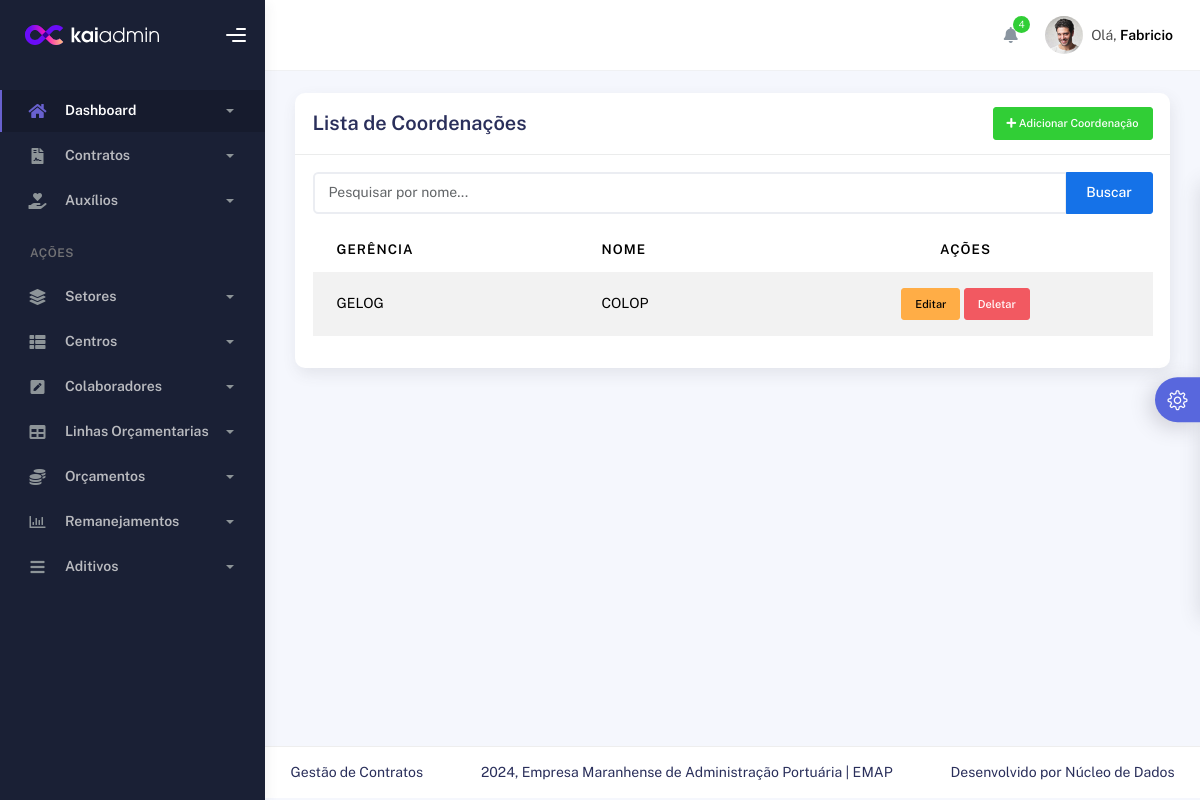
The app's page /contratos/listarcoordenacoes/, older data.
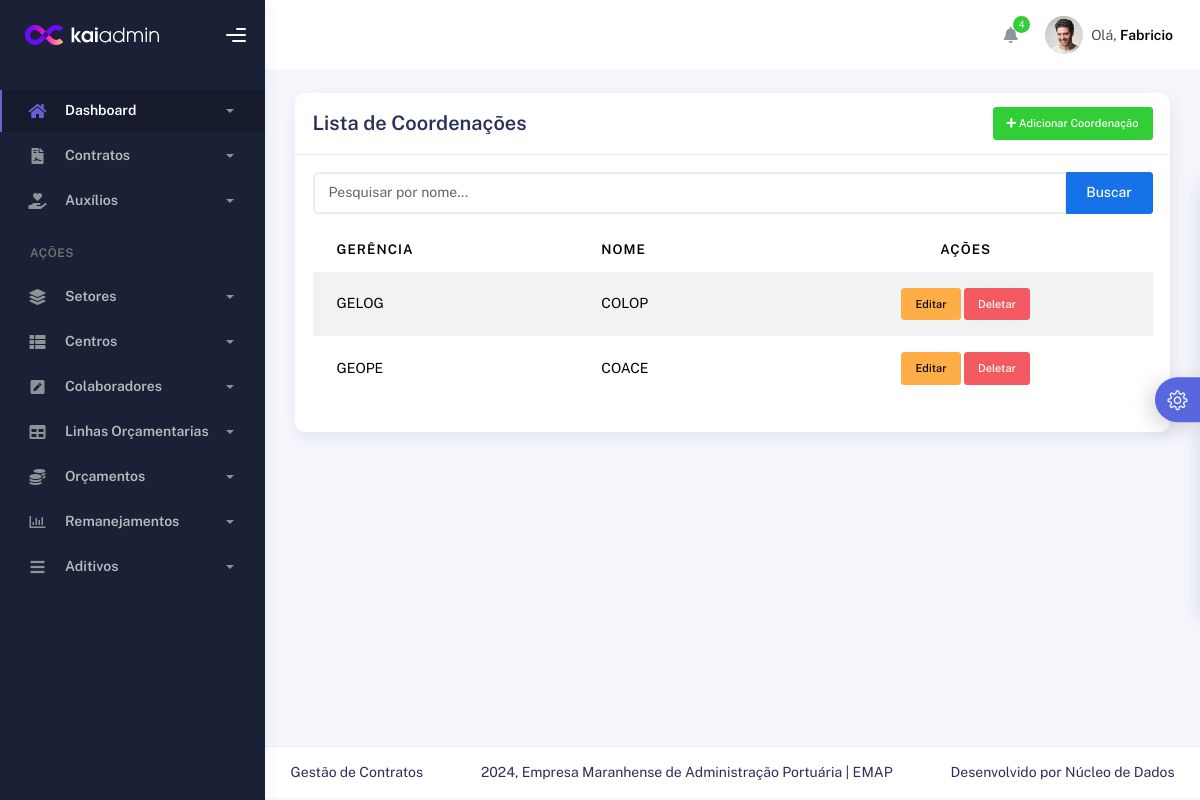
The same page, newer data.
### contract/models.py (models this page shows, shortened)
class Coordenacao(models.Model):
    nome = models.CharField(max_length=100)
    gerencia = models.ForeignKey(Gerencia, on_delete=models.CASCADE, related_name='coordenacoes')
    class Meta:
        verbose_name = 'Coordenação'
        verbose_name_plural = 'Coordenações'
        unique_together = ('gerencia','nome')

class Gerencia(models.Model):
    nome = models.CharField(max_length=100)
    direcao = models.ForeignKey(Direcao, on_delete=models.CASCADE, related_name='gerencias')
    class Meta:
        verbose_name = 'Gerência'
        verbose_name_plural = 'Gerências'
        unique_together = ('direcao','nome')

### contract/views.py (the view)
# urls.py: path('listarcoordenacoes/', CoordenacaoListView.as_view(), name='coordenacao_list'),
class CoordenacaoListView(ListView):
    model = Coordenacao
    template_name = 'setores/coordenacao_list.html'
    context_object_name = 'coordenacoes'

### contract/templates/setores/coordenacao_list.html
{% extends 'index.html' %}
{% block 'conteudo' %}
<div class="container">
    <div class="page-inner">
        <div class="row">
            <div class="col-md-12">
                <div class="card">
                    <div class="card-header d-flex justify-content-between align-items-center">
                        <h4 class="card-title">Lista de Coordenações</h4>
                        <a href="{% url 'coordenacao_create' %}" class="btn btn-success btn-sm">
                            <i class="fas fa-plus"></i> Adicionar Coordenação
                        </a>
                    </div>
                    <div class="card-body">
                        <form method="GET" action="{% url 'coordenacao_list' %}">
                            <div class="input-group mb-3">
                                <input type="text" id="searchInput" class="form-control" name="search" placeholder="Pesquisar por nome...">
                                <button class="btn btn-primary" type="submit">Buscar</button>
                            </div>
                        </form>
                        <table class="table table-striped">
                            <thead>
                                <tr>
                                    <th>Gerência</th>
                                    <th>Nome</th>
                                    <th class="text-center">Ações</th>
                                </tr>
                            </thead>
                            <tbody id="coordenacaoTable">
                                {% for coordenacao in coordenacoes %}
                                <tr>
                                    <td>{{ coordenacao.gerencia.nome }}</td>
                                    <td>{{ coordenacao.nome }}</td>
                                    <td class="text-center">
                                        <a href="{% url 'coordenacao_update' coordenacao.pk %}" class="btn btn-warning btn-sm">Editar</a>
                                        <a href="{% url 'coordenacao_delete' coordenacao.pk %}" class="btn btn-danger btn-sm">Deletar</a>
                                    </td>
                                </tr>
                                {% endfor %}
                            </tbody>
                        </table>
                    </div>
                </div>
            </div>
        </div>
    </div>
</div>
{% endblock %}

Row changes from the older to the newer data that the page shows:
added Coordenacao: gerencia.nome "GEOPE", nome "COACE"
